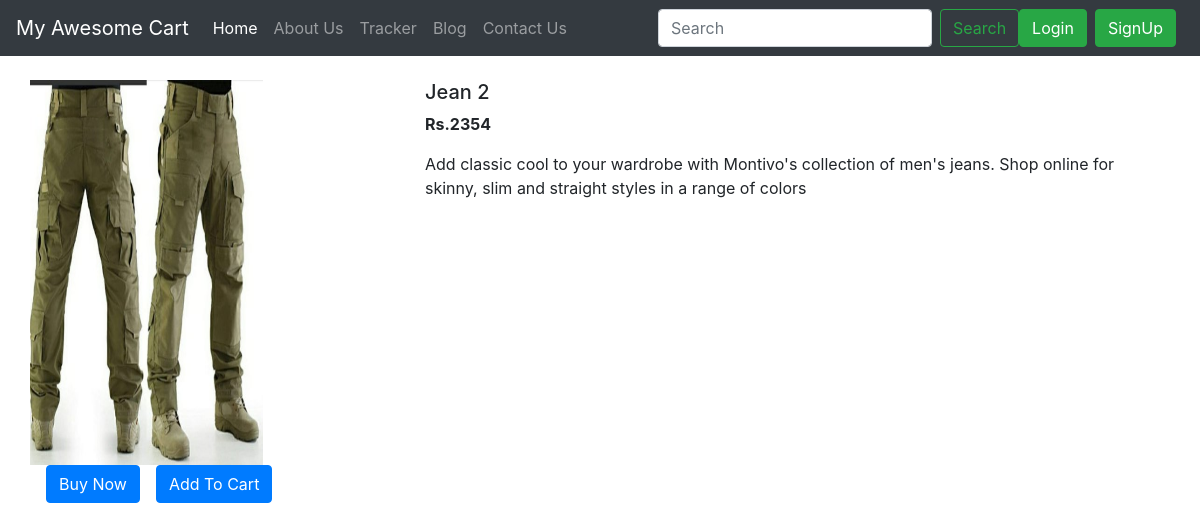
The page /shop/products/8 on the database its author committed.
### shop/models.py (models this page shows, shortened)
class Product(models.Model):
    product_id = models.AutoField
    product_name = models.CharField(max_length=50)
    category = models.CharField(max_length=50, default="")
    subcategory = models.CharField(max_length=50, default="")
    price = models.IntegerField(default=0)
    desc = models.CharField(max_length=300)
    pub_date = models.DateField()
    image = models.ImageField(upload_to='shop/images', default="")

### shop/views.py (the view)
# urls.py: path("products/<int:myid>", views.productView, name="ProductView"),
def productView(request, myid):
    product = Product.objects.filter(id=myid)
    return render(request, 'shop/prodView.html', {'product':product[0]})

### shop/templates/shop/prodView.html (shortened to what this page needs)
{% extends 'shop/basic.html' %}
{% block body %}
<div class="container my-4">
    <div class="row">
    <div class="col-md-4">
    <div class="row">
        <img src="/media/{{product.image}}" width="233px" height="385px">
    </div>
        <div class="row">
            <button class="btn btn-primary mx-3">Buy Now</button>
            <button class="btn btn-primary">Add To Cart</button>
        </div>
    </div>
    <div class="col-md-8">
        <h5>{{product.product_name}}</h5>
        <p><b>Rs.{{product.price}} </b></p>
        <p>{{product.desc}}</p>
    </div>
    </div>
</div>
{% endblock %}

### rows shown on the page
Product: image (picture), product_name "Jean 2", price "2354", desc "Add classic cool to your wardrobe with Montivo's collection of men's jeans. Shop online for skinny, slim and straight styles in a range of colors"
